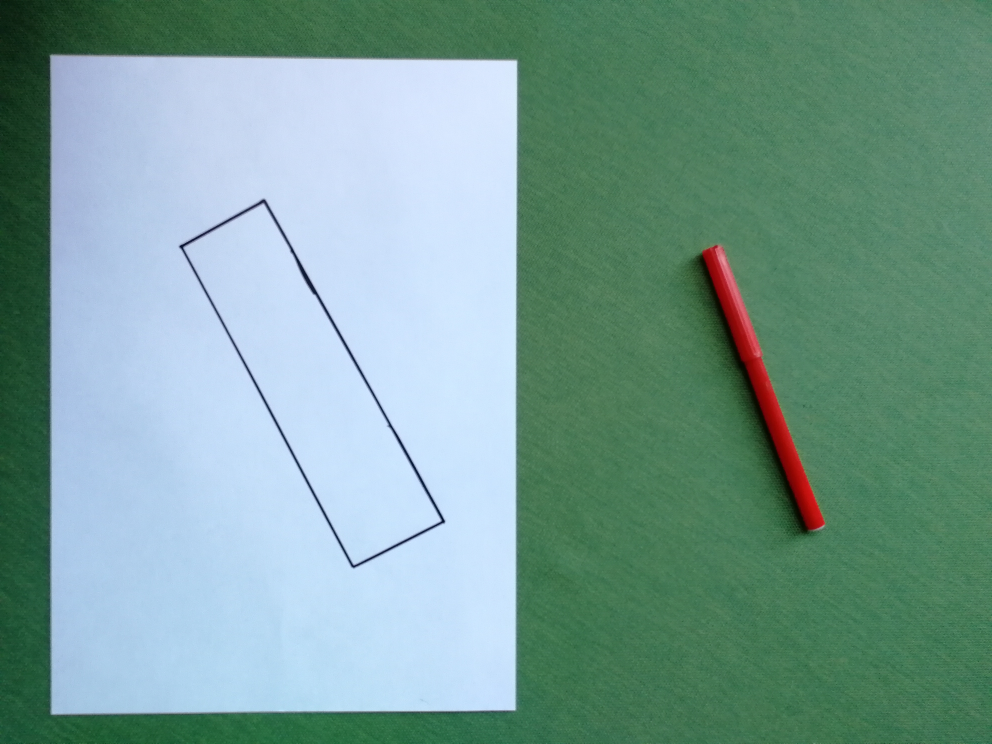
#> input picture pictures/input/1.jpg, 3968 x 2976 px (shown at 1/4 size)
$ python -i lib_impl.py   (imports and definitions only)
#> lines starting #> are read from the running program, lines starting #| are printed output that depends on the picture; after the words box and inside, x2 and y2 are one past the last pixel; in counts of white or black regions, pixels touching at a corner belong together
from typing import Tuple, Optional

from matplotlib import pyplot as plt
from skimage.morphology import binary_opening
import skimage.measure
import sys
import numpy as np
import cv2


def process(transformations, data: np.ndarray) -> np.ndarray:
    for transformation in transformations:
        data = transformation(data)
    return data


def find_paper_contours_and_polygon_mask(path_to_img: str) -> Tuple[Optional[np.ndarray], Optional[np.ndarray]]:
    """
        Находит контуры бумаги и маску многоугольника

        :param path_to_img: путь к файлу с фотографией многоугольника и предметов
        :return: контур бумаги и маску многоугольника
    """
#> called with path_to_img = '../pictures/input/1.jpg'

    def create_mask_from_contours(contours: np.ndarray) -> np.ndarray:
        """
            Создает маску на основе контура

            :param contours: контур
            :return: созданную маску, внутри контура заполненную значением False
        """
        bbox = cv2.boundingRect(contours)

        x_most_left, width, y_most_bottom, height = bbox[1], bbox[3], bbox[0], bbox[2]

        mask = np.full((width, height), True, dtype=bool)
        for y in range(y_most_bottom, y_most_bottom + height):
            for x in range(x_most_left, x_most_left + width):
                if cv2.pointPolygonTest(contours, (y, x), False) >= 0:
                    mask[x - x_most_left][y - y_most_bottom] = False

        return mask

    img = cv2.imread(path_to_img)
#> img is the input picture: shape (2976, 3968, 3); mean B, G, R 149.4, 157, 119.9

    assert img is not None, 'cannot read image'

    img_hsv = cv2.cvtColor(img, cv2.COLOR_BGR2HSV)
#> img_hsv: shape (2976, 3968, 3); mean H, S, V 84.8, 87.4, 169.1

    lower_white = [0, 0, 168]
    upper_white = [172, 111, 255]

    transformations = [
        lambda img: cv2.inRange(img, np.array(lower_white), np.array(upper_white)),
        lambda img: cv2.morphologyEx(img, cv2.MORPH_CLOSE,
                                     cv2.getStructuringElement(cv2.MORPH_RECT, (5, 5), (-1, -1))),
        lambda img: cv2.morphologyEx(img, cv2.MORPH_OPEN,
                                     cv2.getStructuringElement(cv2.MORPH_RECT, (50, 50), (-1, -1)))
    ]

    img_hsv_transformed = process(transformations, img_hsv)
#> the loop in process, `for transformation in transformations:` made 3 passes
#> pass 1, in process, `data = transformation(data)`:
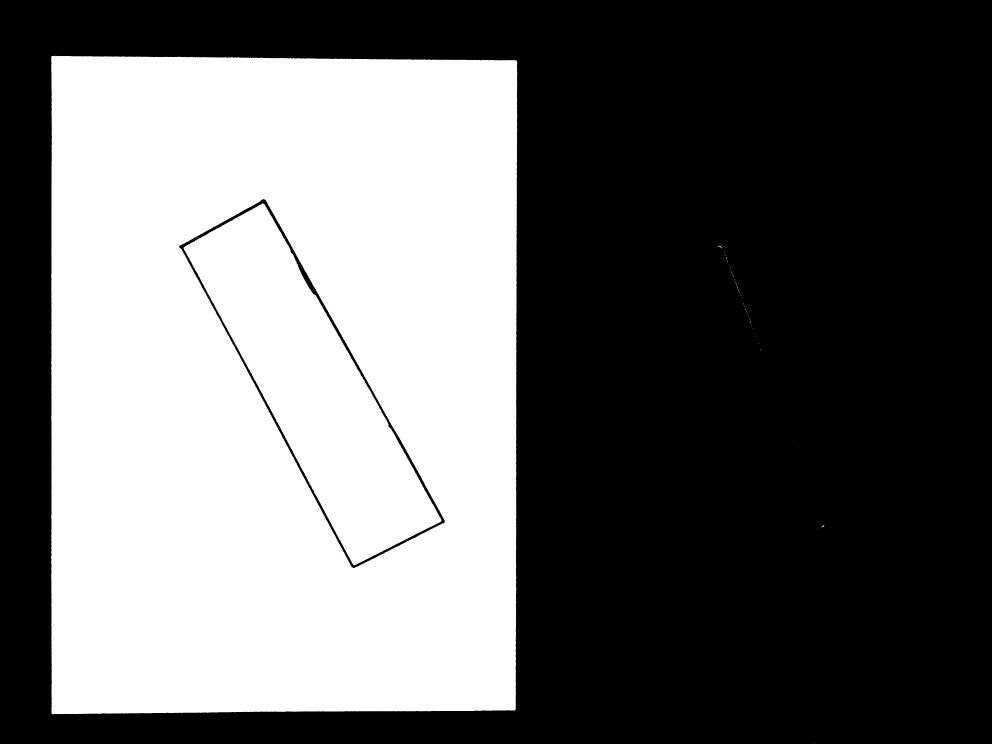
#> data: shape (2976, 3968) (shown at 1/4 size); 40.9% white; 90 white regions (85 under 20 px), largest, box (x1, y1, x2, y2) and area: (204, 223, 2069, 2857) 4270929, (734, 814, 1766, 2261) 555042, (2872, 983, 2888, 991) 46, (3284, 2099, 3298, 2109) 36, (2951, 1155, 2959, 1172) 22

    contours, hierarchy = cv2.findContours(img_hsv_transformed, cv2.RETR_TREE, cv2.CHAIN_APPROX_SIMPLE)
#> contours = 3 contours; box (x1, y1, x2, y2) and area: (206, 225, 2069, 2857) 4858094, (717, 797, 1781, 2274) 594178, (754, 833, 1749, 2245) 551772

    good_contours = []
    cx = []
    cy = []
    polygon_contours = None
    paper_contours = None
    area_contours = []

    min_contour_area = 12_000
    prox_measure = 20

    for cnt in contours:
        contour_area = cv2.contourArea(cnt)
        if contour_area > min_contour_area:
            area_contours.append(contour_area)
            good_contours.append(cnt)
            M = cv2.moments(cnt)
            cx.append(int(M['m10'] / (M['m00'] + 1e-5)))
            cy.append(int(M['m01'] / (M['m00'] + 1e-5)))
#> this loop made 3 passes
#> contour_area on passes 1 to 3: 4858094.5, 594178, 551771.5
#> after the loop, area_contours = [4858094.5, 594178, 551771.5]; cx = [1134, 1248, 1248]; cy = [1540, 1543, 1546]; good_contours has the same summary as contours

    for i in range(len(good_contours) - 1):
        if np.linalg.norm([cx[i] - cx[i + 1], cy[i] - cy[i + 1]]) < prox_measure:
            polygon_contours = good_contours[i]
            good_contours.pop(i + 1)
            good_contours.pop(i)
#> this loop made 2 passes
#> after the loop, good_contours = 1 contour; box (x1, y1, x2, y2) and area: (206, 225, 2069, 2857) 4858094

    assert area_contours, 'area contours is empty'

    idx = area_contours.index(max(area_contours))
#> idx = 0

    assert good_contours, 'good contours is empty'
    assert 0 <= idx < len(good_contours), 'no paper contours'

    paper_contours = good_contours[idx]
#> paper_contours = contour of 132 points, box (x1, y1, x2, y2) (206, 225, 2069, 2857), area 4858094

    polygon_mask = create_mask_from_contours(polygon_contours)
#> in create_mask_from_contours, `bbox = cv2.boundingRect(contours)`: bbox = (717, 797, 1064, 1477)
#> in create_mask_from_contours, `x_most_left, width, y_most_bottom, height = bbox[1], bbox[3], bbox[0],..`: x_most_left = 797; width = 1477; y_most_bottom = 717; height = 1064
#> in create_mask_from_contours, `mask = np.full((width, height), True, dtype=bool)`: mask: shape (1477, 1064) bool; every value is 1
#> after the loop in create_mask_from_contours, `for y in range(y_most_bottom, y_most_bottom + height):`:
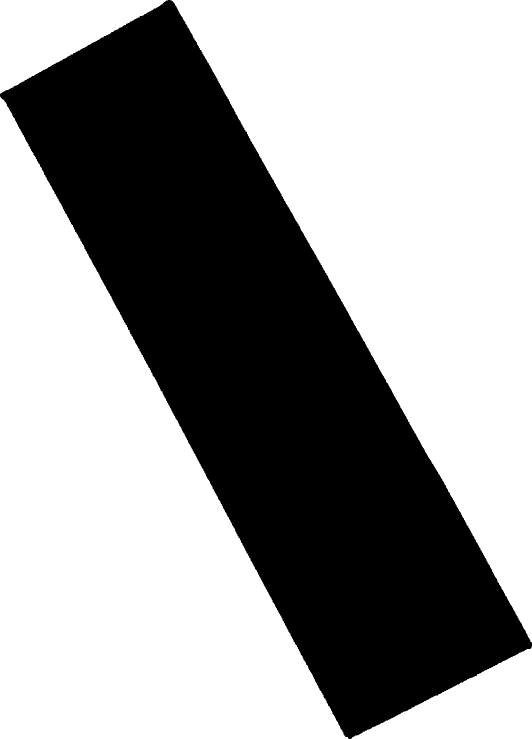
#> mask: shape (1477, 1064) bool (shown at 1/2 size); 62.1% white; 1 black region, box (x1, y1, x2, y2) and area: (0, 0, 1064, 1477) 595893

    return paper_contours, polygon_mask


# [158 lines left out: functions find_object_masks_with_areas, can_objects_fit_in_polygon, not called in this run]

>>> result = find_paper_contours_and_polygon_mask('../pictures/input/1.jpg')

$ run again, on pictures/input/10.jpg
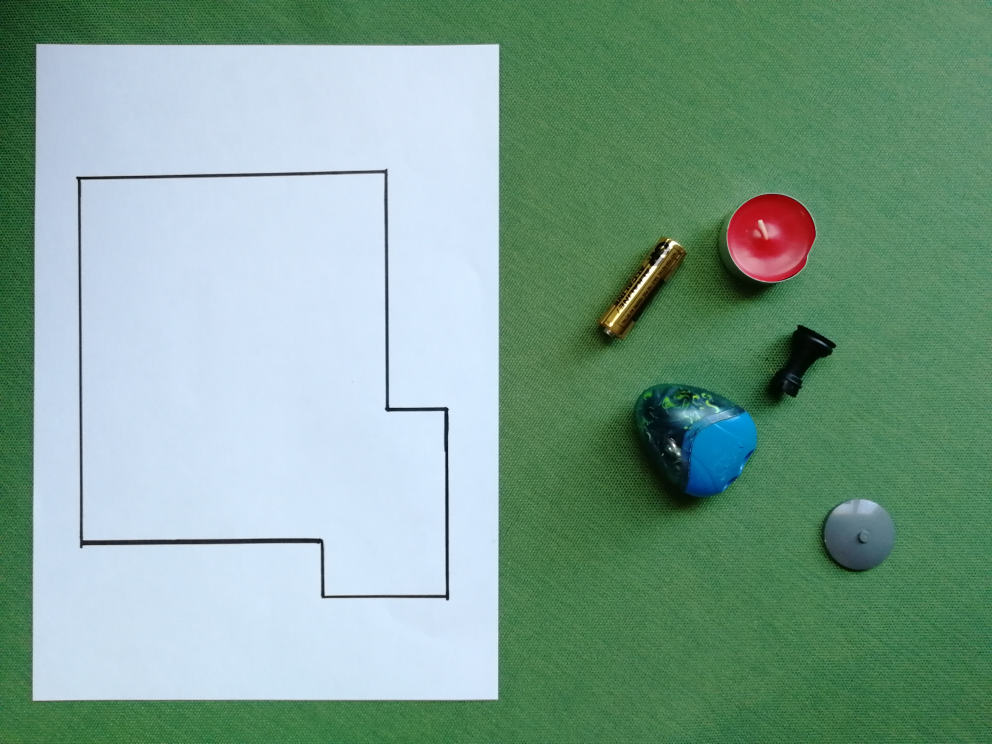
#> input picture pictures/input/10.jpg, 3968 x 2976 px (shown at 1/4 size)
#> in find_paper_contours_and_polygon_mask, img is the input picture: shape (2976, 3968, 3); mean B, G, R 145.9, 161.7, 126
#> img_hsv: shape (2976, 3968, 3); mean H, S, V 82.4, 83.4, 171
#> the loop in process, `for transformation in transformations:` made 3 passes
#> pass 1, in process, `data = transformation(data)`:
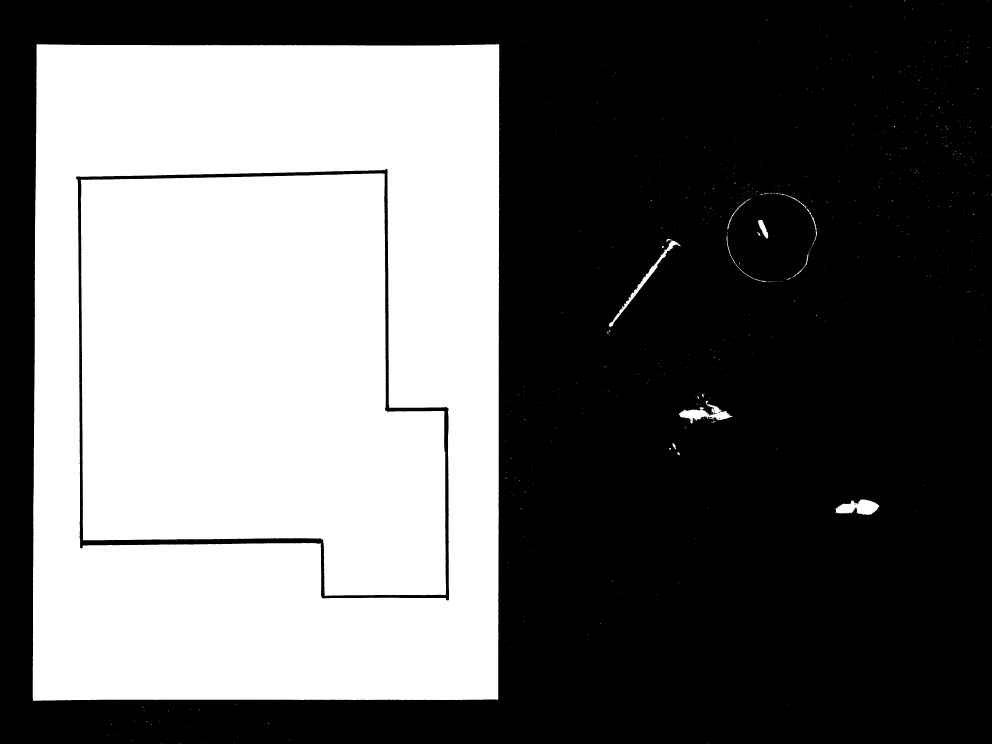
#> data: shape (2976, 3968) (shown at 1/4 size); 40.7% white; 1445 white regions (1415 under 20 px), largest, box (x1, y1, x2, y2) and area: (131, 176, 1998, 2804) 2790098, (323, 693, 1785, 2384) 1989602, (3341, 1997, 3518, 2060) 6903
#> contours = 3 contours; box (x1, y1, x2, y2) and area: (132, 179, 1998, 2803) 4858945, (304, 677, 1798, 2403) 2077235, (325, 695, 1784, 2383) 1986145
#> the loop in find_paper_contours_and_polygon_mask, `for cnt in contours:` made 3 passes
#> contour_area on passes 1 to 3: 4858945, 2077235, 1986145
#> after the loop in find_paper_contours_and_polygon_mask, `for cnt in contours:`: area_contours = [4858945, 2077235, 1986145]; cx = [1066, 1015, 1013]; cy = [1491, 1510, 1506]; good_contours has the same summary as contours
#> the loop in find_paper_contours_and_polygon_mask, `for i in range(len(good_contours) - 1):` made 2 passes
#> after the loop in find_paper_contours_and_polygon_mask, `for i in range(len(good_contours) - 1):`: good_contours = 1 contour; box (x1, y1, x2, y2) and area: (132, 179, 1998, 2803) 4858945
#> idx = 0
#> paper_contours = contour of 91 points, box (x1, y1, x2, y2) (132, 179, 1998, 2803), area 4858945
#> bbox = (304, 677, 1494, 1726)
#> x_most_left = 677; width = 1726; y_most_bottom = 304; height = 1494
#> after the loop in create_mask_from_contours, `for y in range(y_most_bottom, y_most_bottom + height):`:
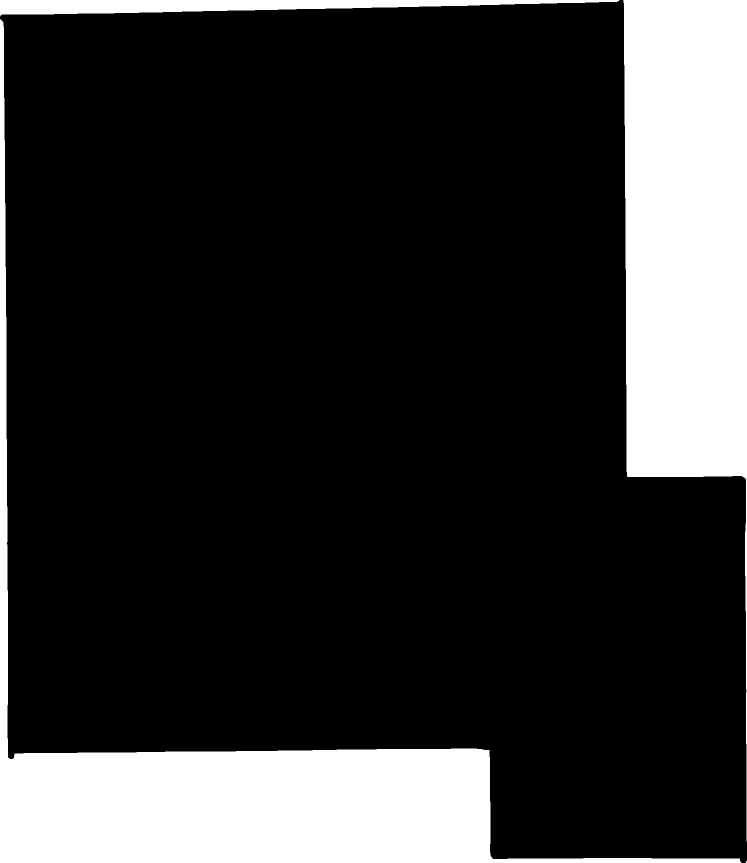
#> mask: shape (1726, 1494) bool (shown at 1/2 size); 19.3% white; 4 white regions (1 under 20 px), largest, box (x1, y1, x2, y2) and area: (0, 38, 1483, 1726) 242742, (1246, 0, 1494, 1683) 233431, (0, 0, 1239, 33) 22036

$ run again, on pictures/input/12.jpg
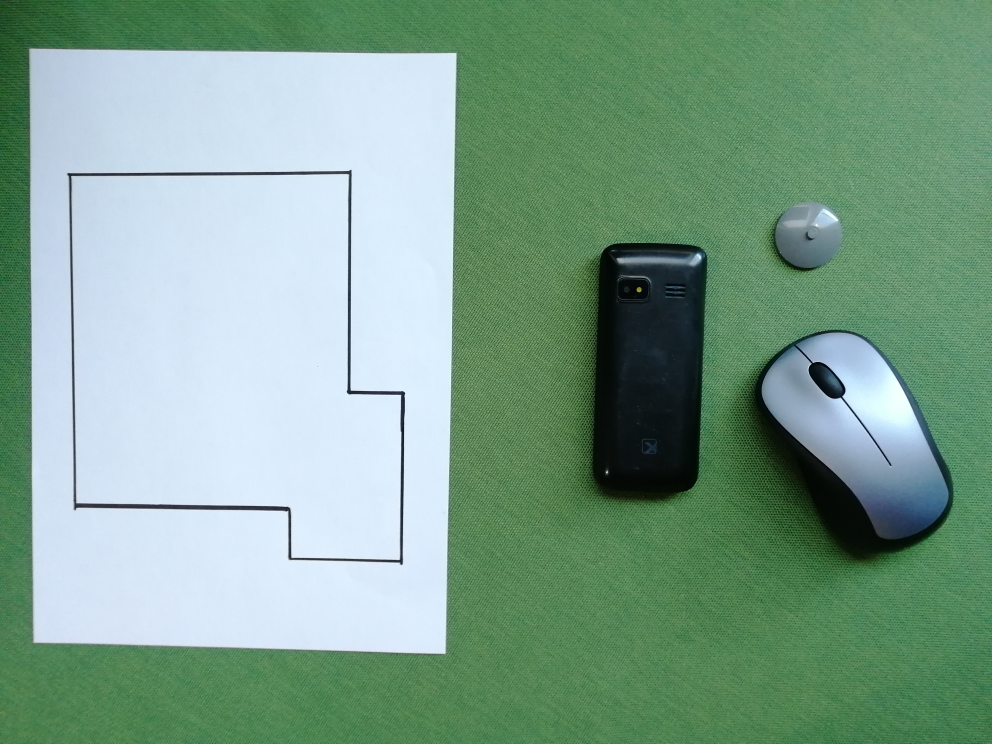
#> input picture pictures/input/12.jpg, 3968 x 2976 px (shown at 1/4 size)
#> in find_paper_contours_and_polygon_mask, img is the input picture: shape (2976, 3968, 3); mean B, G, R 140.9, 160.4, 125.2
#> img_hsv: shape (2976, 3968, 3); mean H, S, V 79.2, 77.6, 166.6
#> the loop in process, `for transformation in transformations:` made 3 passes
#> pass 1, in process, `data = transformation(data)`:
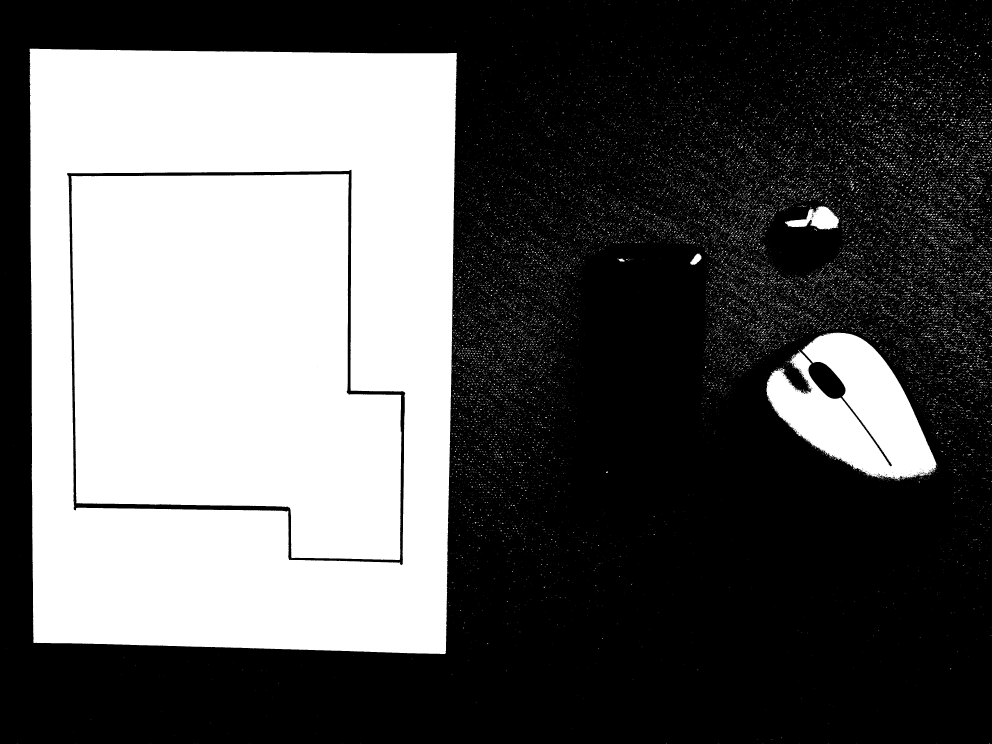
#> data: shape (2976, 3968) (shown at 1/4 size); 36.6% white; 31591 white regions (30659 under 20 px), largest, box (x1, y1, x2, y2) and area: (118, 194, 1828, 2616) 2306122, (284, 696, 1606, 2240) 1633181, (3065, 1331, 3747, 1918) 223504
#> contours = 5 contours; box (x1, y1, x2, y2) and area: (121, 197, 1827, 2616) 4003892, (269, 680, 1622, 2261) 1704989, (287, 698, 1606, 2240) 1630168, (3069, 1333, 3740, 1916) 217792, (3246, 833, 3346, 917) 7196
#> the loop in find_paper_contours_and_polygon_mask, `for cnt in contours:` made 5 passes
#> contour_area on passes 1 to 5: 217791.5, 7195.5, 4003891.5, 1704989, 1630168
#> after the loop in find_paper_contours_and_polygon_mask, `for cnt in contours:`: area_contours = [217791.5, 4003891.5, 1704989, 1630168]; cx = [3424, 967, 915, 913]; cy = [1647, 1393, 1430, 1428]; good_contours = 4 contours; box (x1, y1, x2, y2) and area: (121, 197, 1827, 2616) 4003892, (269, 680, 1622, 2261) 1704989, (287, 698, 1606, 2240) 1630168, (3069, 1333, 3740, 1916) 217792
#> the loop in find_paper_contours_and_polygon_mask, `for i in range(len(good_contours) - 1):` made 3 passes
#> after the loop in find_paper_contours_and_polygon_mask, `for i in range(len(good_contours) - 1):`: good_contours = 2 contours; box (x1, y1, x2, y2) and area: (121, 197, 1827, 2616) 4003892, (3069, 1333, 3740, 1916) 217792
#> idx = 1
#> paper_contours = contour of 246 points, box (x1, y1, x2, y2) (121, 197, 1827, 2616), area 4003892
#> bbox = (269, 680, 1353, 1581)
#> x_most_left = 680; width = 1581; y_most_bottom = 269; height = 1353
#> after the loop in create_mask_from_contours, `for y in range(y_most_bottom, y_most_bottom + height):`:
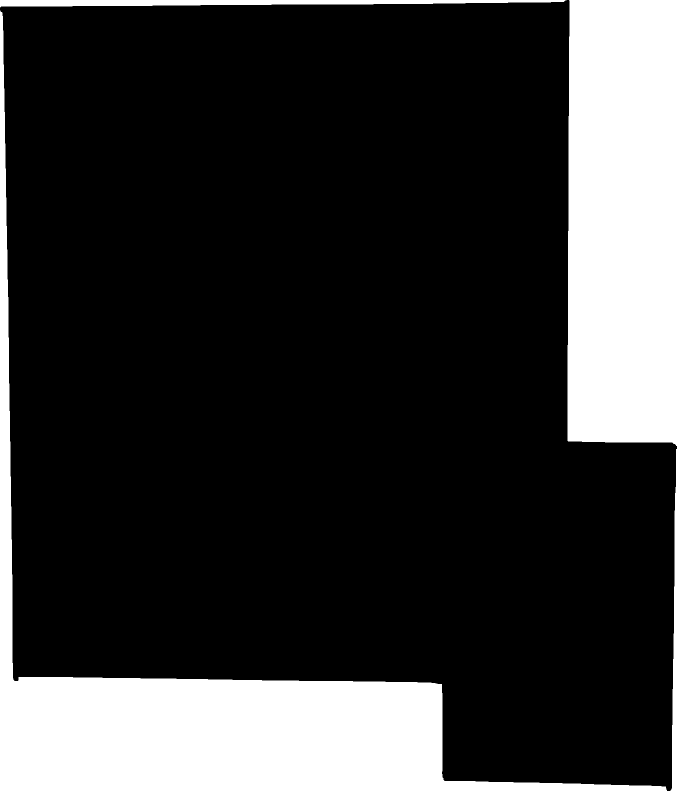
#> mask: shape (1581, 1353) bool (shown at 1/2 size); 20.2% white; 4 white regions, box (x1, y1, x2, y2) and area: (0, 21, 1334, 1581) 225463, (1135, 0, 1353, 892) 191397, (0, 0, 1133, 15) 10579, (1341, 898, 1353, 1581) 3771
